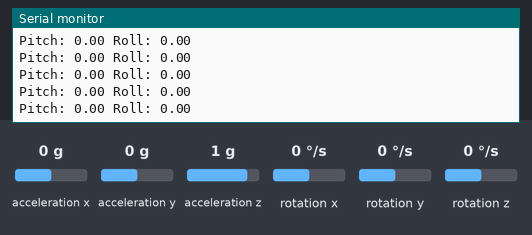
Recording of a sketch running on a simulated Arduino Uno, built with avr-gcc and run on an emulated ATmega328P. Parts: the last lines printed to the serial monitor. Wiring (inferred from the names in the program): MPU-6050 motion sensor at I2C address 0x68. The test bench sets the inputs (shaded band); at power-on: acceleration x 0 g, acceleration y 0 g, acceleration z 1 g, rotation x 0 °/s, rotation y 0 °/s, rotation z 0 °/s.

Above: at 3.2 s.
3.3 s: acceleration x set to 0.8 g
At 3.9 s:
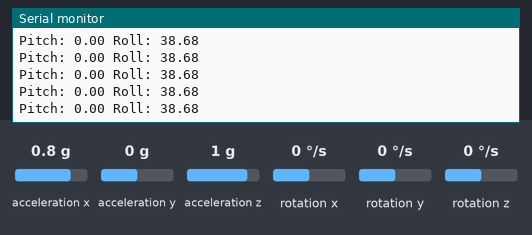
6.3 s: acceleration x set to -1.4 g
At 7.2 s:
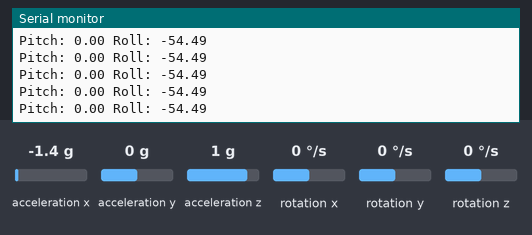
9.3 s: acceleration y set to -1.4 g
At 10.0 s:
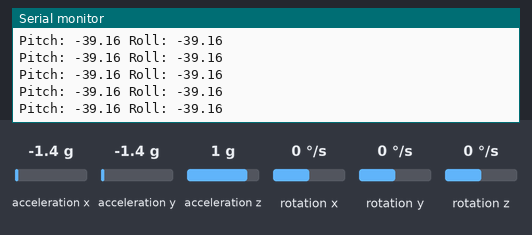
12.3 s: acceleration z set to -1.4 g
At 12.8 s:
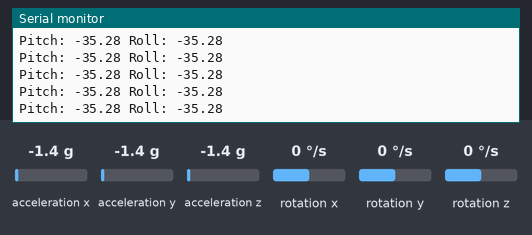
Timing chart, 0 to 15.3 s (numbered marks = the images above; inputs shaded):
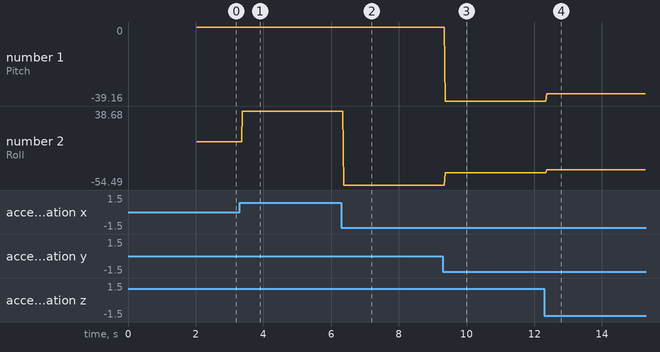

The sketch:

MPU6050.ino
```cpp
#include <Wire.h>
#include "I2Cdev.h"


// Configurazione dei filtri passa basso
#define MPU6050_RA_CONFIG           0x1A
#define MPU6050_CFG_DLPF_CFG_BIT    2
#define MPU6050_CFG_DLPF_CFG_LENGTH 3
#define MPU6050_DLPF_BW_256         0x00 //256Hz
#define MPU6050_DLPF_BW_188         0x01 //188Hz
#define MPU6050_DLPF_BW_98          0x02 //98Hz
#define MPU6050_DLPF_BW_42          0x03 //42Hz
#define MPU6050_DLPF_BW_20          0x04 //20Hz
#define MPU6050_DLPF_BW_10          0x05 //10Hz
#define MPU6050_DLPF_BW_5           0x06 //5Hz

#define MPU 0x68

// Valori Gyro e Accel
int16_t AcX,AcY,AcZ,Tmp,GyX,GyY,GyZ;


// Valori Pitch e Roll
double pitch = 0, roll = 0;

void setup(){

  Serial.begin(9600);
  Serial.print("asd");
  init_MPU();
   Serial.print("asd");
}
void loop(){
  FunctionsMPU(); // Acquisisco AcX, AcY, AcZ.

  Serial.print("Pitch: "); Serial.print(pitch);
  Serial.print(" Roll: "); Serial.print(roll);
  Serial.println();
}


double FunctionsPitchRoll(double A, double B, double C){
  //Funzione per il calcolo degli angoli Pitch e Roll
  double DatoA, DatoB, Value;
  DatoA = A;
  DatoB = (B*B) + (C*C);
  DatoB = sqrt(DatoB);

  Value = atan2(DatoA, DatoB);
  Value = Value * 180/3.14;

  return Value;
}


void init_MPU(void){
  // Funzione di inizializzazione dell'MPU
  Wire.begin();
  Wire.beginTransmission(MPU);
  Wire.write(0x6B);
  Wire.write(0);
  Wire.endTransmission(true);
  delay(1000);

  setDLPFMode(MPU6050_DLPF_BW_42); //Filtro Passa Basso
  delay(1000);
  return;
}

void FunctionsMPU(void){
  //Funzione per l'acquisizione degli assi X,Y,Z del MPU6050
  Wire.beginTransmission(MPU);
  Wire.write(0x3B);  // starting with register 0x3B (ACCEL_XOUT_H)
  Wire.endTransmission(false);
  Wire.requestFrom(MPU,14,true);  // request a total of 14 registers
  AcX=Wire.read()<<8|Wire.read();  // 0x3B (ACCEL_XOUT_H) & 0x3C (ACCEL_XOUT_L)
  AcY=Wire.read()<<8|Wire.read();  // 0x3D (ACCEL_YOUT_H) & 0x3E (ACCEL_YOUT_L)
  AcZ=Wire.read()<<8|Wire.read();  // 0x3F (ACCEL_ZOUT_H) & 0x40 (ACCEL_ZOUT_L)
  Tmp=Wire.read()<<8|Wire.read();  // 0x41 (TEMP_OUT_H) & 0x42 (TEMP_OUT_L)
  GyX=Wire.read()<<8|Wire.read();  // 0x43 (GYRO_XOUT_H) & 0x44 (GYRO_XOUT_L)
  GyY=Wire.read()<<8|Wire.read();  // 0x45 (GYRO_YOUT_H) & 0x46 (GYRO_YOUT_L)
  GyZ=Wire.read()<<8|Wire.read();  // 0x47 (GYRO_ZOUT_H) & 0x48 (GYRO_ZOUT_L)

  roll = FunctionsPitchRoll(AcX, AcY, AcZ);   // Calcolo angolo Roll
  pitch = FunctionsPitchRoll(AcY, AcX, AcZ);  // Calcolo angolo Pitch

  return;
}

/* Get digital low-pass filter configuration.
 * The DLPF_CFG parameter sets the digital low pass filter configuration. It
 * also determines the internal sampling rate used by the device as shown in
 * the table below.
 *
 * Note: The accelerometer output rate is 1kHz. This means that for a Sample
 * Rate greater than 1kHz, the same accelerometer sample may be output to the
 * FIFO, DMP, and sensor registers more than once.
 *
 * <pre>
 *          |   ACCELEROMETER    |           GYROSCOPE
 * DLPF_CFG | Bandwidth | Delay  | Bandwidth | Delay  | Sample Rate
 * ---------+-----------+--------+-----------+--------+-------------
 * 0        | 260Hz     | 0ms    | 256Hz     | 0.98ms | 8kHz
 * 1        | 184Hz     | 2.0ms  | 188Hz     | 1.9ms  | 1kHz
 * 2        | 94Hz      | 3.0ms  | 98Hz      | 2.8ms  | 1kHz
 * 3        | 44Hz      | 4.9ms  | 42Hz      | 4.8ms  | 1kHz
 * 4        | 21Hz      | 8.5ms  | 20Hz      | 8.3ms  | 1kHz
 * 5        | 10Hz      | 13.8ms | 10Hz      | 13.4ms | 1kHz
 * 6        | 5Hz       | 19.0ms | 5Hz       | 18.6ms | 1kHz
 * 7        |   -- Reserved --   |   -- Reserved --   | Reserved
 * </pre>
 */
void setDLPFMode(uint8_t mode) {
    I2Cdev::writeBits(MPU, MPU6050_RA_CONFIG, MPU6050_CFG_DLPF_CFG_BIT, MPU6050_CFG_DLPF_CFG_LENGTH, mode);
    return;
}
```

Measured:
- after the input at 3.3 s, the serial monitor: prints a new line after 0.08 s (image 1)
- after the input at 6.3 s, the serial monitor: prints a new line after 0.07 s (image 2)
- after the input at 9.3 s, the serial monitor: prints a new line after 0.07 s (image 3)
- after the input at 12.3 s, the serial monitor: prints a new line after 0.07 s (image 4)
- plotted number 1: 0 → -39.16 after the input at 9.3 s, -39.16 → -35.28 after the input at 12.3 s
- plotted number 2: 0 → 38.68 after the input at 3.3 s, 38.68 → -54.49 after the input at 6.3 s, -54.49 → -39.16 after the input at 9.3 s, -39.16 → -35.28 after the input at 12.3 s
